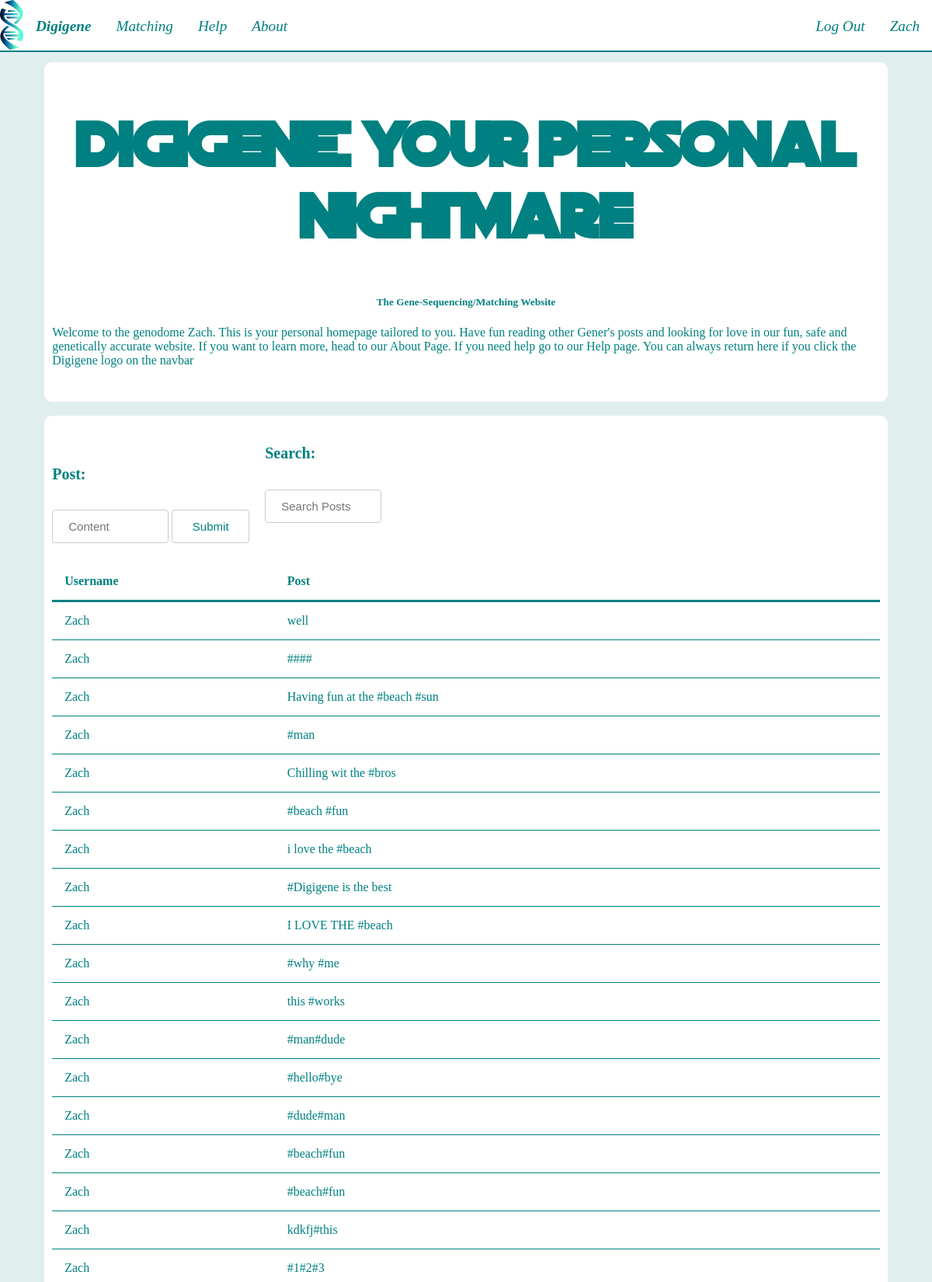
Page /Home.php (signed in, upper part) on the committed database.
### tables this page shows
CREATE TABLE `posts` (
  `id` int(10) NOT NULL,
  `username` text NOT NULL COMMENT 'name of poster',
  `content` text NOT NULL COMMENT 'content of post',
  `tags` text NOT NULL COMMENT 'hashtags of post'
);

### Home.php (the view, shortened to what this page needs)
<?php
  include 'Navbar.php';
      ?>
    <?php
  $username = $_SESSION['username'];
  $host = "localhost";
  $user = "root";
  $pass = "root";
  $db = "digigene";
  $connection = mysqli_connect($host, $user, $pass) or die ("Unable to connect!");
  mysqli_select_db($connection,$db) or die ("Unable to select database!");
?>
<!DOCTYPE html>
<html>
<head>
</head>
<body>
<br><br><br><br>
  <div id="homeTitle" class="bubble">
	 <h1>Digigene: Your Personal Nightmare</h1> <h5> The Gene-Sequencing/Matching Website</h5>
	 <p>Welcome to the genodome&nbsp<?php echo $username; ?>. This is your personal homepage tailored to you. Have fun reading other Gener's posts and looking for love in our fun, safe and genetically accurate website. If you want to learn more, head to our About Page. If you need help go to our Help page. You can always return here if you click the Digigene logo on the navbar</p>
   <br>
  </div>
	<?php
	if(!isset($_POST['submit'])){
	?>
  <br>
  <div class="bubble">
    <span class="float">
	   <h4>Post: </h4>
      <form id="form" action="<?=$_SERVER['PHP_SELF']?>"  method="post">
        <input type="text" id="content" name='content' placeholder="Content">
        <input type="submit" id="submit" name='submit'>
      </form >
    </span class="float">
    <span>
      <h4>Search: </h4>
      <input id="searchBar" class="side" placeholder="Search Posts" onkeyup="filterPost()">
    </span>
	<?php
     }
	$query = "SELECT * FROM posts ORDER BY id DESC";
	$result = mysqli_query($connection, $query) or die ("Error in query: $query. ".mysqli_error());
	if (mysqli_num_rows($result) > 0) {
    	echo "<table id='postTable' cellpadding=10 border=1>";
    	echo "<tr> <th>Username</th> <th>Post</th> </tr>";
    	while($row = mysqli_fetch_row($result)) {
        	echo "<tr>";
       		echo "<td>" . $row[1]."</td>";
       		echo "<td>".$row[2]."</td>";
       		echo "</tr>";
    	}
	    echo "</table>";
      echo "</div>";
	} else {
   		echo "No rows found!";
	}
	?>
</body>
</html>

### Digigene.css (style rules this page uses)
:root { --bg-color :#E0EEEE; --div-color : white; --text-color: teal; }
.bubble { border-radius: 10px; background: var(--div-color); padding: 10px 10px; width: 90%; margin: auto; }
.float { float : left; padding-right: 20px; }
body { font-family: Verdana; color: var(--text-color); background-color: var(--bg-color); text-align: left; }
h4 { font-style: Bold; font-family: Verdana; font-size: 125%; }
h1 { font-family: titleFont; font-size: 500% }
h1, h5 { text-align: center; }
table, td, th { text-align: left; }
table { border-collapse: collapse; border-width: 0px; border-color: var(--div-color); width: 100%; }
th, td { padding: 15px; border-bottom: 1px solid var(--text-color); }
th { border-bottom: 3px solid var(--text-color); }
input { width: 150px; padding: 12px 20px; margin: 8px 0; display: inline-block; border: 1px solid #ccc; border-radius: 4px; box-sizing: border-box; font-size: 15px; background-color: var(--div-color); color: var(--text-color); }
input[type=submit] { width: 100px; }

### rows in the picture
posts: username "Zach", content "well"
posts: username "Zach", content "####"
posts: username "Zach", content "Having fun at the #beach #sun"
posts: username "Zach", content "#man"
posts: username "Zach", content "Chilling wit the #bros"
posts: username "Zach", content "#beach #fun"
posts: username "Zach", content "i love the #beach"
posts: username "Zach", content "#Digigene is the best"
posts: username "Zach", content "I LOVE THE #beach"
posts: username "Zach", content "#why #me"
posts: username "Zach", content "this #works"
posts: username "Zach", content "#man#dude"
posts: username "Zach", content "#hello#bye"
posts: username "Zach", content "#dude#man"
posts: username "Zach", content "#beach#fun"
posts: username "Zach", content "#beach#fun"
posts: username "Zach", content "kdkfj#this"
posts: username "Zach", content "#1#2#3"

### other values in the picture
$_SESSION['username'] "Zach"
$username "Zach"
